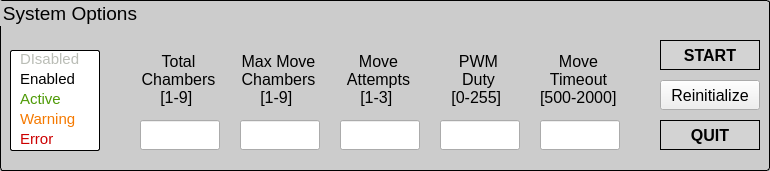
  <widget class="QGroupBox" name="systemGroupBox">
   <property name="geometry">
    <rect>
     <x>10</x>
     <y>660</y>
     <width>770</width>
     <height>171</height>
    </rect>
   </property>
   <property name="font">
    <font>
     <pointsize>14</pointsize>
    </font>
   </property>
   <property name="styleSheet">
    <string notr="true">QGroupBox {
                    background-color: #cccccc; /* light gray */
                    border: 1px solid black; /* 1pt solid black border */
                    border-radius: 3px; /* Optional: for slightly rounded corners */
                    }</string>
   </property>
   <property name="title">
    <string>System Options</string>
   </property>
   <widget class="QPushButton" name="sysQuiteBtn">
    <property name="geometry">
     <rect>
      <x>660</x>
      <y>120</y>
      <width>100</width>
      <height>30</height>
     </rect>
    </property>
    <property name="font">
     <font>
      <pointsize>12</pointsize>
      <weight>75</weight>
      <bold>true</bold>
     </font>
    </property>
    <property name="styleSheet">
     <string notr="true">QPushButton {
    background-color: lightgray;
    border: 1px solid black;
}

QPushButton:checked {
    background-color: gray; /* Color when toggled */
}

QPushButton:pressed {
    background-color: darkgray; /* Color when pressed */
}
</string>
    </property>
    <property name="text">
     <string>QUIT</string>
    </property>
    <property name="checkable">
     <bool>true</bool>
    </property>
   </widget>
   <widget class="QPushButton" name="sysReinitBtn">
    <property name="geometry">
     <rect>
      <x>660</x>
      <y>80</y>
      <width>100</width>
      <height>30</height>
     </rect>
    </property>
    <property name="font">
     <font>
      <pointsize>12</pointsize>
     </font>
    </property>
    <property name="text">
     <string>Reinitialize</string>
    </property>
   </widget>
   <widget class="QLineEdit" name="sysSettingEdit_1">
    <property name="geometry">
     <rect>
      <x>140</x>
      <y>120</y>
      <width>80</width>
      <height>30</height>
     </rect>
    </property>
    <property name="font">
     <font>
      <pointsize>12</pointsize>
     </font>
    </property>
    <property name="alignment">
     <set>Qt::AlignCenter</set>
    </property>
   </widget>
   <widget class="QLabel" name="sysSettingLabel_1">
    <property name="geometry">
     <rect>
      <x>140</x>
      <y>50</y>
      <width>77</width>
      <height>60</height>
     </rect>
    </property>
    <property name="font">
     <font>
      <pointsize>12</pointsize>
      <underline>false</underline>
     </font>
    </property>
    <property name="text">
     <string>&lt;html&gt;
                        &lt;head/&gt;
                        &lt;body&gt;
                        &lt;p align=&quot;center&quot;
                        style=&quot;line-height:100%;&quot;&gt;Total&lt;br&gt;Chambers&lt;br&gt;[1-9]&lt;/p&gt;
                        &lt;/body&gt;
                        &lt;/html&gt;

                    </string>
    </property>
    <property name="alignment">
     <set>Qt::AlignCenter</set>
    </property>
   </widget>
   <widget class="QGroupBox" name="keyGroupBox">
    <property name="geometry">
     <rect>
      <x>10</x>
      <y>50</y>
      <width>90</width>
      <height>101</height>
     </rect>
    </property>
    <property name="font">
     <font>
      <pointsize>12</pointsize>
     </font>
    </property>
    <property name="styleSheet">
     <string notr="true">QGroupBox {
                        background-color: #ffffff; /* very light gray */
                        border: 1px solid black; /* 1pt solid black border */
                        border-radius: 2px; /* Optional: for slightly rounded corners */
                        }
                        QGroupBox::title {
                        subcontrol-origin: margin;
                        subcontrol-position: top center;
                        padding: 0 3px;
                        background-color: transparent;
                        border: none;
                        }
                    </string>
    </property>
    <widget class="QLabel" name="keyLabel_5">
     <property name="geometry">
      <rect>
       <x>10</x>
       <y>80</y>
       <width>75</width>
       <height>19</height>
      </rect>
     </property>
     <property name="font">
      <font>
       <pointsize>11</pointsize>
      </font>
     </property>
     <property name="text">
      <string>
                            &lt;html&gt;&lt;head/&gt;&lt;body&gt;&lt;p&gt;&lt;span style=&quot;
                            color:#cc0000;&quot;&gt;Error&lt;/span&gt;&lt;/p&gt;&lt;/body&gt;&lt;/html&gt;</string>
     </property>
    </widget>
    <widget class="QLabel" name="keyLabel_1">
     <property name="geometry">
      <rect>
       <x>10</x>
       <y>0</y>
       <width>75</width>
       <height>19</height>
      </rect>
     </property>
     <property name="font">
      <font>
       <pointsize>11</pointsize>
      </font>
     </property>
     <property name="text">
      <string>
                            &lt;html&gt;&lt;head/&gt;&lt;body&gt;&lt;p&gt;&lt;span style=&quot;
                            color:#babdb6;&quot;&gt;DIsabled&lt;/span&gt;&lt;/p&gt;&lt;/body&gt;&lt;/html&gt;</string>
     </property>
    </widget>
    <widget class="QLabel" name="keyLabel_2">
     <property name="geometry">
      <rect>
       <x>10</x>
       <y>20</y>
       <width>75</width>
       <height>19</height>
      </rect>
     </property>
     <property name="font">
      <font>
       <pointsize>11</pointsize>
      </font>
     </property>
     <property name="text">
      <string>
                            &lt;html&gt;&lt;head/&gt;&lt;body&gt;&lt;p&gt;&lt;span style=&quot;
                            color:#000000;&quot;&gt;Enabled&lt;/span&gt;&lt;/p&gt;&lt;/body&gt;&lt;/html&gt;</string>
     </property>
    </widget>
    <widget class="QLabel" name="keyLabel_4">
     <property name="geometry">
      <rect>
       <x>10</x>
       <y>60</y>
       <width>75</width>
       <height>19</height>
      </rect>
     </property>
     <property name="font">
      <font>
       <pointsize>11</pointsize>
      </font>
     </property>
     <property name="text">
      <string>
                            &lt;html&gt;&lt;head/&gt;&lt;body&gt;&lt;p&gt;&lt;span style=&quot;
                            color:#f57900;&quot;&gt;Warning&lt;/span&gt;&lt;/p&gt;&lt;/body&gt;&lt;/html&gt;</string>
     </property>
    </widget>
    <widget class="QLabel" name="keyLabel_3">
     <property name="geometry">
      <rect>
       <x>10</x>
       <y>40</y>
       <width>75</width>
       <height>19</height>
      </rect>
     </property>
     <property name="font">
      <font>
       <pointsize>11</pointsize>
      </font>
     </property>
     <property name="text">
      <string>
                            &lt;html&gt;&lt;head/&gt;&lt;body&gt;&lt;p&gt;&lt;span style=&quot;
                            color:#4e9a06;&quot;&gt;Active&lt;/span&gt;&lt;/p&gt;&lt;/body&gt;&lt;/html&gt;</string>
     </property>
    </widget>
   </widget>
   <widget class="QLabel" name="sysSettingLabel_2">
    <property name="geometry">
     <rect>
      <x>240</x>
      <y>50</y>
      <width>77</width>
      <height>60</height>
     </rect>
    </property>
    <property name="font">
     <font>
      <pointsize>12</pointsize>
      <underline>false</underline>
     </font>
    </property>
    <property name="text">
     <string>&lt;html&gt;
                        &lt;head/&gt;
                        &lt;body&gt;
                        &lt;p align=&quot;center&quot; style=&quot;line-height:100%;&quot;&gt;Max
                        Move&lt;br&gt;Chambers&lt;br&gt;[1-9]&lt;/p&gt;
                        &lt;/body&gt;
                        &lt;/html&gt;</string>
    </property>
    <property name="alignment">
     <set>Qt::AlignCenter</set>
    </property>
   </widget>
   <widget class="QLabel" name="sysSettingLabel_3">
    <property name="geometry">
     <rect>
      <x>340</x>
      <y>50</y>
      <width>77</width>
      <height>60</height>
     </rect>
    </property>
    <property name="font">
     <font>
      <pointsize>12</pointsize>
      <underline>false</underline>
     </font>
    </property>
    <property name="text">
     <string>&lt;html&gt;
                        &lt;head/&gt;
                        &lt;body&gt;
                        &lt;p align=&quot;center&quot;
                        style=&quot;line-height:100%;&quot;&gt;Move&lt;br&gt;Attempts&lt;br&gt;[1-3]&lt;/p&gt;
                        &lt;/body&gt;
                        &lt;/html&gt;
                    </string>
    </property>
    <property name="alignment">
     <set>Qt::AlignCenter</set>
    </property>
   </widget>
   <widget class="QLabel" name="sysSettingLabel_4">
    <property name="geometry">
     <rect>
      <x>440</x>
      <y>50</y>
      <width>77</width>
      <height>60</height>
     </rect>
    </property>
    <property name="font">
     <font>
      <pointsize>12</pointsize>
      <underline>false</underline>
     </font>
    </property>
    <property name="text">
     <string>&lt;html&gt;
                        &lt;head/&gt;
                        &lt;body&gt;
                        &lt;p align=&quot;center&quot;
                        style=&quot;line-height:100%;&quot;&gt;PWM&lt;br&gt;Duty&lt;br&gt;[0-255]&lt;/p&gt;
                        &lt;/body&gt;
                        &lt;/html&gt;
                    </string>
    </property>
    <property name="alignment">
     <set>Qt::AlignCenter</set>
    </property>
   </widget>
   <widget class="QLabel" name="sysSettingLabel_5">
    <property name="geometry">
     <rect>
      <x>540</x>
      <y>50</y>
      <width>77</width>
      <height>60</height>
     </rect>
    </property>
    <property name="font">
     <font>
      <pointsize>12</pointsize>
      <underline>false</underline>
     </font>
    </property>
    <property name="text">
     <string>&lt;html&gt;
                        &lt;head/&gt;
                        &lt;body&gt;
                        &lt;p align=&quot;center&quot;
                        style=&quot;line-height:100%;&quot;&gt;Move&lt;br&gt;Timeout&lt;br&gt;[500-2000]&lt;/p&gt;
                        &lt;/body&gt;
                        &lt;/html&gt;
                    </string>
    </property>
    <property name="alignment">
     <set>Qt::AlignCenter</set>
    </property>
   </widget>
   <widget class="QLineEdit" name="sysSettingEdit_2">
    <property name="geometry">
     <rect>
      <x>240</x>
      <y>120</y>
      <width>80</width>
      <height>30</height>
     </rect>
    </property>
    <property name="font">
     <font>
      <pointsize>12</pointsize>
     </font>
    </property>
    <property name="alignment">
     <set>Qt::AlignCenter</set>
    </property>
   </widget>
   <widget class="QLineEdit" name="sysSettingEdit_3">
    <property name="geometry">
     <rect>
      <x>340</x>
      <y>120</y>
      <width>80</width>
      <height>30</height>
     </rect>
    </property>
    <property name="font">
     <font>
      <pointsize>12</pointsize>
     </font>
    </property>
    <property name="alignment">
     <set>Qt::AlignCenter</set>
    </property>
   </widget>
   <widget class="QLineEdit" name="sysSettingEdit_4">
    <property name="geometry">
     <rect>
      <x>440</x>
      <y>120</y>
      <width>80</width>
      <height>30</height>
     </rect>
    </property>
    <property name="font">
     <font>
      <pointsize>12</pointsize>
     </font>
    </property>
    <property name="alignment">
     <set>Qt::AlignCenter</set>
    </property>
   </widget>
   <widget class="QLineEdit" name="sysSettingEdit_5">
    <property name="geometry">
     <rect>
      <x>540</x>
      <y>120</y>
      <width>80</width>
      <height>30</height>
     </rect>
    </property>
    <property name="font">
     <font>
      <pointsize>12</pointsize>
     </font>
    </property>
    <property name="alignment">
     <set>Qt::AlignCenter</set>
    </property>
   </widget>
   <widget class="QPushButton" name="sysStartBtn">
    <property name="geometry">
     <rect>
      <x>660</x>
      <y>40</y>
      <width>100</width>
      <height>30</height>
     </rect>
    </property>
    <property name="font">
     <font>
      <pointsize>12</pointsize>
      <weight>75</weight>
      <bold>true</bold>
     </font>
    </property>
    <property name="styleSheet">
     <string notr="true">QPushButton {
    background-color: lightgray;
    border: 1px solid black;
}

QPushButton:checked {
    background-color: gray; /* Color when toggled */
}

QPushButton:pressed {
    background-color: darkgray; /* Color when pressed */
}
</string>
    </property>
    <property name="text">
     <string>START</string>
    </property>
    <property name="checkable">
     <bool>true</bool>
    </property>
   </widget>
  </widget>
